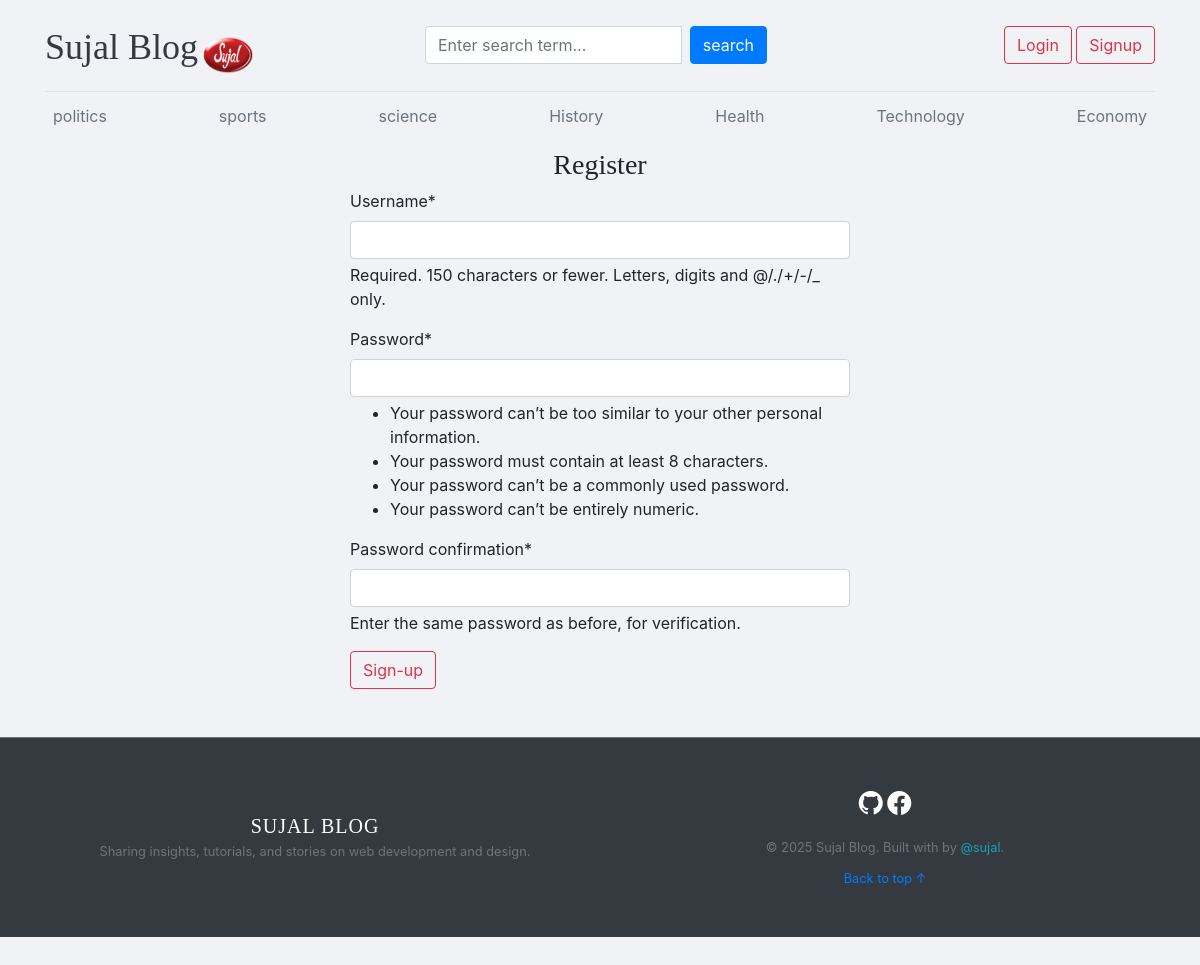
Screenshot of /register/ with the database file from the repository.
### blogs/models.py (models this page shows, shortened)
class Category(models.Model):
    category_name=models.CharField(max_length=50,unique=True)
    created_at=models.DateTimeField(auto_now_add=True)
    updated_at=models.DateField(auto_now=True)
    class Meta:
        verbose_name_plural='categories'

### blogmain/views.py (the view)
# urls.py: path('register/',views.register,name='register'),
def register(request):
    if request.method=="POST":
        form=RegistrationForm(request.POST)
        if form.is_valid():
            form.save()
            messages.success(request, "Your account has been created successfully!")
            return redirect('home')
        else:
            print(form.errors)
    else:
        form=RegistrationForm()
    context={"form":form}
    return render(request,'register.html',context)

### blogmain/forms.py
class RegistrationForm(UserCreationForm):
    class Meta:
        model=User
        fields=('username','password1','password2',)

### blogs/context_processors.py (called while the page is built)
def get_categories(request):
    categories=Category.objects.all()
    return dict(categories=categories)

### templates/register.html (shortened to what this page needs)
{% extends 'base.html' %}
{% block body %}
{% load crispy_forms_tags %}
<h3 class="text-center">Register</h3>
<form action="{% url 'register' %}" method="POST" style="width:500px;margin:auto;">
    {{form|crispy}}
    <button type="submit" class="btn btn-outline-danger btn-info btn-md">Sign-up</button>
</form>
{% endblock body %}

### templates/base.html (shortened to what this page needs)
<!DOCTYPE html>
{% load static %}
<html lang="en">
<head>
  <link href="https://getbootstrap.com/docs/4.0/dist/css/bootstrap.min.css" rel="stylesheet">
  <link href="{% static 'css/blog.css' %}" rel="stylesheet">
  <link rel="stylesheet" href="https://cdnjs.cloudflare.com/ajax/libs/font-awesome/7.0.1/css/all.min.css" />
  <link rel="stylesheet" href="https://cdn.jsdelivr.net/npm/bootstrap-icons@1.11.3/font/bootstrap-icons.min.css">
</head>
<body>
<div class="main">
  <div class="container ">
    <header class="blog-header py-3">
      <div class="row flex-nowrap justify-content-between align-items-center">
        <div class="col-4 pt-1 ">
          <a class="blog-header-logo text-dark " href="/">Sujal Blog</a>
          <img src="{% static 'images/logo.png' %}" height="40px" width="50px" alt="">
        </div>
        <div class="col-4">
          <form action="{% url 'search' %}" method="GET">
            <div class="input-group">
              <input class="form-control" type="text" name="keyword" placeholder="Enter search term..."
                aria-label="Enter search term..." aria-describedby="button-search" />
              <button type="submit" class="btn btn-primary mx-2" id="button-search">search</button>
            </div>
          </form>
        </div>
        <div class="col-4 d-flex justify-content-end align-items-center">
          {% if not user.is_authenticated %}
          <a class="btn btn-md btn-outline-danger btn-success" href="{% url 'login' %}">Login</a> &nbsp;
          <a class="btn btn-md btn-outline-danger" href="{% url 'register' %}">Signup</a>
          {% endif %}
        </div>
      </div>
    </header>
    <div class="nav-scroller py-1 mb-2">
      <nav class="nav d-flex justify-content-between">
        {% for cat in categories %}
        <a class="p-2 text-muted fw-bold" href="{% url 'post_by_category' cat.id %}">{{cat.category_name}}</a>
        {% endfor %}
      </nav>
    </div>
    {% block body %}
    {% endblock body %}
  </div>
 <footer class="blog-footer bg-dark text-white mt-5 py-5 border-top border-secondary">
  <div class="container">
    <div class="row align-items-center">
      <div class="col-md-6 text-center text-md-start mb-4 mb-md-0">
        <h5 class="fw-bold text-uppercase mb-1" style="letter-spacing: 1px;">Sujal Blog</h5>
        <p class="text-secondary small mb-0">Sharing insights, tutorials, and stories on web development and design.</p>
      </div>
      <div class="col-md-6 text-center text-md-end">
        <div class="mb-3">
          <a href="https://github.com/sujallmajhi" target="_blank" class="text-white me-4 text-decoration-none shadow-sm">
            <i class="bi bi-github" style="font-size: 1.5rem;"></i>
          </a>
          <a href="https://www.facebook.com/share/1NXvtaTKYE/" target="_blank" class="text-white text-decoration-none shadow-sm">
            <i class="bi bi-facebook" style="font-size: 1.5rem;"></i>
          </a>
        </div>
        <p class="text-secondary small mb-0">
          &copy; 2025 Sujal Blog. Built with  by
          <a href="https://github.com/sujallmajhi" class="text-info text-decoration-none fw-bold">@sujal</a>.
        </p>
        <div class="mt-2">
            <a href="#" class="text-white-50 small text-decoration-none">Back to top ↑</a>
        </div>
      </div>
    </div>
  </div>
</footer>
</div>
</body>
</html>

### blogmain/static/css/blog.css (style rules this page uses)
.blog-header { border-bottom: 1px solid #e5e5e5; }
.blog-header-logo { font-family: "Playfair Display", Georgia, "Times New Roman", serif; font-size: 2.25rem; }
h1, h2, h3, h4, h5, h6 { font-family: "Playfair Display", Georgia, "Times New Roman", serif; }
.blog-footer { padding: 2.5rem 0; color: #727272; text-align: center; background-color: #f9f9f9; border-top: .05rem solid #e5e5e5; }
.blog-footer p:last-child { margin-bottom: 0; }
.main { background-color: #f0f2f5; min-height: 100vh; margin: 0; padding-bottom: 40px; }

### rows the page displays
Category: category_name "politics"
Category: category_name "sports"
Category: category_name "science"
Category: category_name "History"
Category: category_name "Health"
Category: category_name "Technology"
Category: category_name "Economy"
